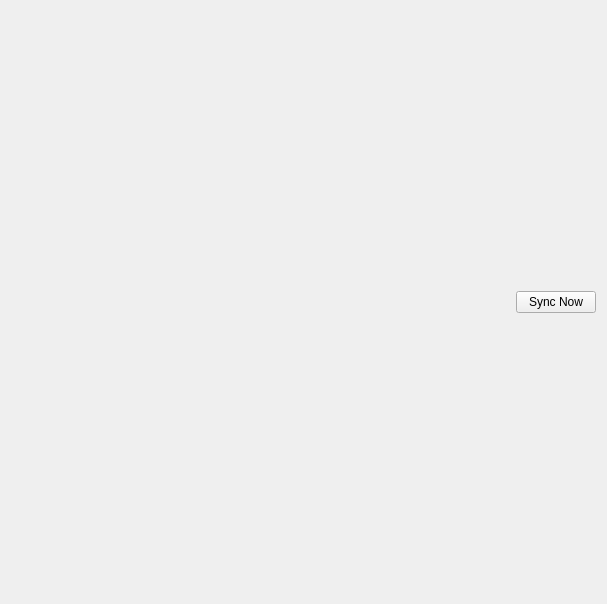
<?xml version="1.0" encoding="UTF-8"?>
<ui version="4.0">
 <class>SyncOptions</class>
 <widget class="QWidget" name="SyncOptions">
  <property name="geometry">
   <rect>
    <x>0</x>
    <y>0</y>
    <width>607</width>
    <height>604</height>
   </rect>
  </property>
  <property name="windowTitle">
   <string>Form</string>
  </property>
  <layout class="QGridLayout" name="gridLayout_2">
   <item row="0" column="0" colspan="2">
    <layout class="QVBoxLayout" name="fxaloginframe"/>
   </item>
   <item row="1" column="1">
    <widget class="QPushButton" name="btnSyncNow">
     <property name="sizePolicy">
      <sizepolicy hsizetype="Maximum" vsizetype="Maximum">
       <horstretch>0</horstretch>
       <verstretch>0</verstretch>
      </sizepolicy>
     </property>
     <property name="text">
      <string>Sync Now</string>
     </property>
    </widget>
   </item>
  </layout>
 </widget>
 <resources/>
 <connections/>
</ui>
